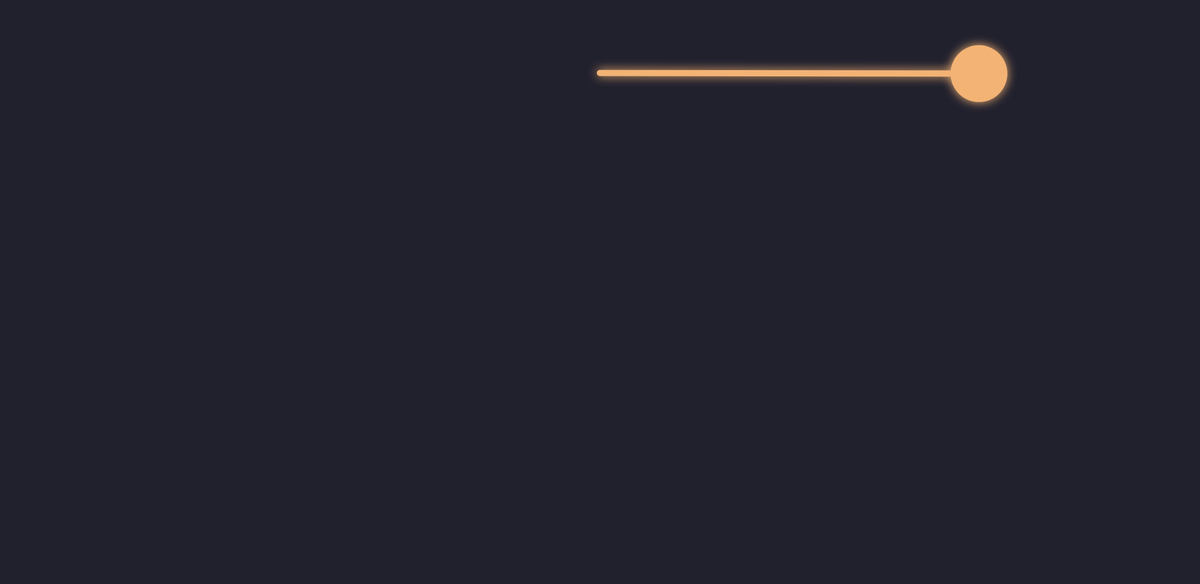
Frame 1 (no input)
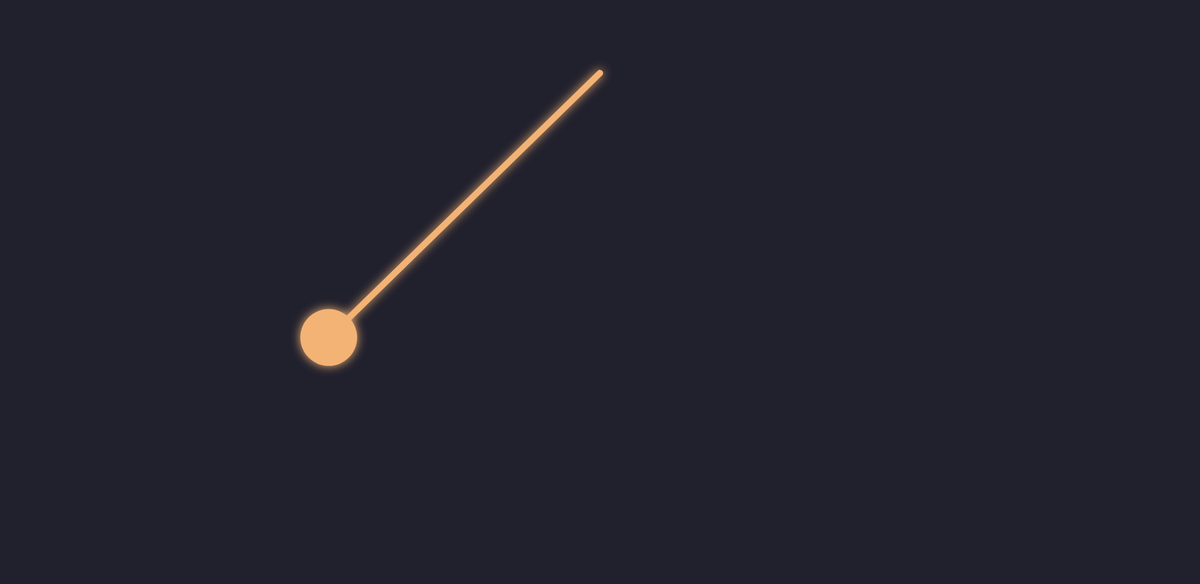
Frame 60 (no input)
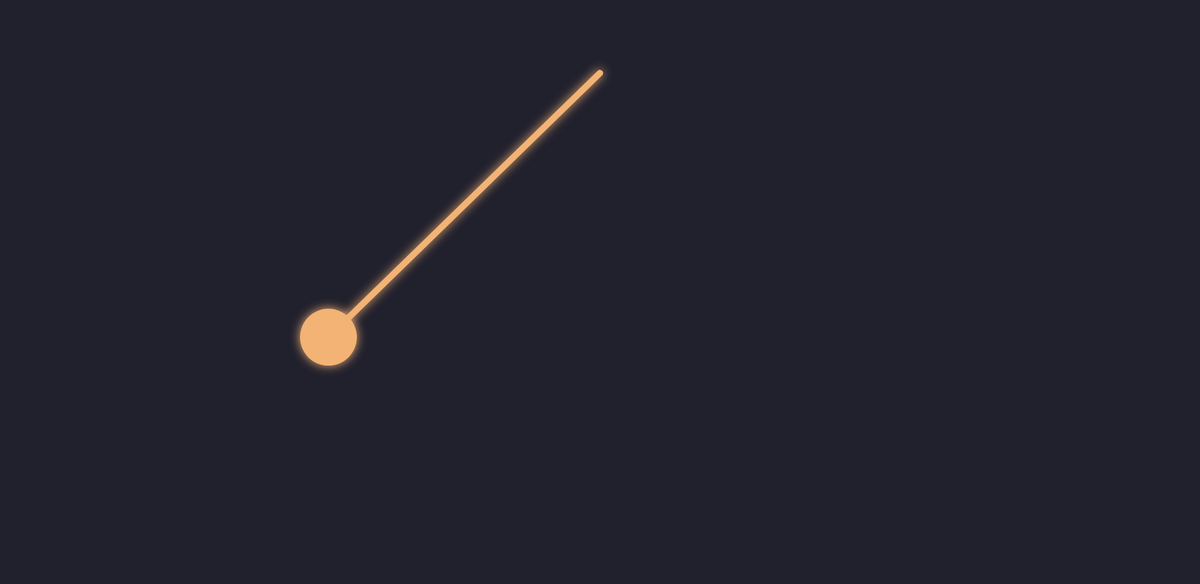
Frame 120 (the mouse pressed at the canvas centre since frame 60)

The p5.js sketch that drew these frames (run headless with seeded random() and noise() and a simulated clock; from frame 60 on, the mouse is pressed at the canvas centre):

// p5.js sketch
// ── sketch.js
var pendulum;
const g = 1;

function setup() { 
    createCanvas(1900, 925);

    fill(243, 179, 117); 
    stroke(243, 179, 117);
    strokeWeight(10);

    pendulum = new Pendulum(createVector(width/2, height/8), 1, 600, 0);
}

function draw() { 
    background(33, 33, 46);

    drawingContext.shadowBlur = 16;
    drawingContext.shadowColor = color(243, 179, 117);

    pendulum.update();
    pendulum.show();
}

// ── EnergyBar.js
class EnergyBar { 
    constructor(X, Y, W, H, kColor, pColor, K, P) { 
        this.X = X, this.Y = Y;
        this.W = W, this.H = H;
        this.color = createVector(kColor, pColor);
        this.K = K, this.P = P;
    }
    
    update(K, P) { 
        this.K = K;
        this.P = P;
    }

    show() {
        let kineticW = this.K / (this.K + this.P) * this.W,
            potentialW = this.P / (this.K + this.P) * this.W;

        push();
        noStroke();

        push();
        drawingContext.shadowColor = color(this.color.x);
        fill(this.color.x);
        rect(this.X, this.Y, kineticW, this.H);
        pop();

        push();
        drawingContext.shadowColor = color(this.color.y);
        fill(this.color.y);
        rect(this.X + kineticW, this.Y, potentialW, this.H);
        pop();

        pop();
    }
}

// ── Pendulum.js
class Pendulum { 
    constructor(startPoint, mass, armLength, angle) {
        this.startPoint = startPoint; // is a coordinate {x, y}
        this.mass = mass;
        this.armLength = armLength;
        this.angle = angle;
        this.angleV = 0.0;
        this.dumping = 0.9995;
    }

    update() { 
        let angleAcc = cos(this.angle) * g / (this.armLength);
        this.angleV += angleAcc;
        this.angleV *= this.dumping;
        this.angle += this.angleV;
    }

    show() { 
        let endPoint = createVector(this.armLength * cos(this.angle), 
                                    this.armLength * sin(this.angle));
        let SX = this.startPoint.x, SY = this.startPoint.y;
        let EX = SX + endPoint.x, EY = SY + endPoint.y;

        line(SX, SY, EX, EY);
        push()
        noStroke();
        circle(EX, EY, 90);
        pop();
    }
}
